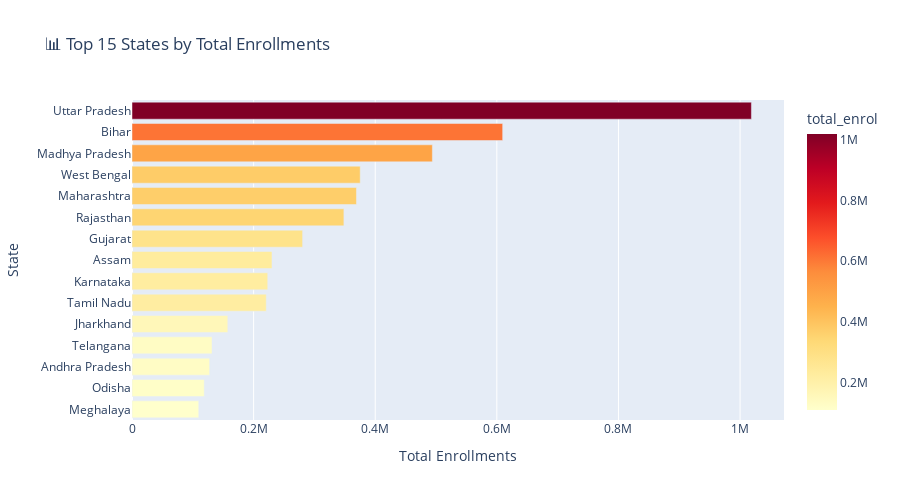

The code cell stored with this chart in its notebook:
### Code cell
# VISUALIZATION 1: State-wise Enrollment Distribution
state_totals = df_enrol.groupby('state')['total_enrol'].sum().reset_index()
state_totals = state_totals.sort_values('total_enrol', ascending=True)

fig = px.bar(state_totals.tail(15), x='total_enrol', y='state', orientation='h',
             title='📊 Top 15 States by Total Enrollments',
             color='total_enrol', color_continuous_scale='YlOrRd')
fig.update_layout(height=500, xaxis_title='Total Enrollments', yaxis_title='State')
fig.show()

### Figure 1 — Plotly figure (JSON) as saved in the notebook; plotly's stock layout.template omitted (floating-point values rounded to 4 significant figures)
{"data": [{"hovertemplate": "total_enrol=%{marker.color}<br>state=%{y}<extra></extra>", "legendgroup": "", "marker": {"color": [109771, 118838, 127686, 131574, 157539, 220789, 223235, 230197, 280549, 348458, 369139, 375308, 493970, 609585, 1018629], "coloraxis": "coloraxis", "pattern": {"shape": ""}}, "name": "", "orientation": "h", "showlegend": false, "textposition": "auto", "type": "bar", "x": [109771, 118838, 127686, 131574, 157539, 220789, 223235, 230197, 280549, 348458, 369139, 375308, 493970, 609585, 1018629], "xaxis": "x", "y": ["Meghalaya", "Odisha", "Andhra Pradesh", "Telangana", "Jharkhand", "Tamil Nadu", "Karnataka", "Assam", "Gujarat", "Rajasthan", "Maharashtra", "West Bengal", "Madhya Pradesh", "Bihar", "Uttar Pradesh"], "yaxis": "y"}], "layout": {"barmode": "relative", "coloraxis": {"colorbar": {"title": {"text": "total_enrol"}}, "colorscale": [[0, "rgb(255,255,204)"], [0.125, "rgb(255,237,160)"], [0.25, "rgb(254,217,118)"], [0.375, "rgb(254,178,76)"], [0.5, "rgb(253,141,60)"], [0.625, "rgb(252,78,42)"], [0.75, "rgb(227,26,28)"], [0.875, "rgb(189,0,38)"], [1, "rgb(128,0,38)"]]}, "height": 500, "legend": {"tracegroupgap": 0}, "title": {"text": "📊 Top 15 States by Total Enrollments"}, "xaxis": {"anchor": "y", "domain": [0, 1], "title": {"text": "Total Enrollments"}}, "yaxis": {"anchor": "x", "domain": [0, 1], "title": {"text": "State"}}}}
